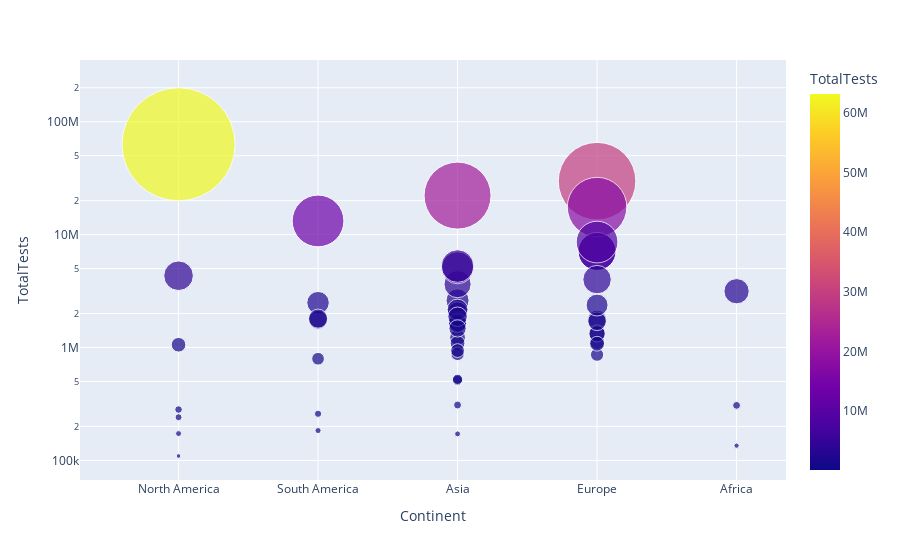

Notebook code cell kept with this figure:
### Code cell
px.scatter(dataset1.head(50), x='Continent',y='TotalTests',
		hover_data=['Country/Region', 'Continent'],
		color='TotalTests', size='TotalTests', size_max=80, log_y=True)

### Figure 1 — Plotly figure (JSON) as saved in the notebook; plotly's stock layout.template omitted (floating-point values rounded to 4 significant figures)
{"data": [{"customdata": [["USA"], ["Brazil"], ["India"], ["Russia"], ["South Africa"], ["Mexico"], ["Peru"], ["Chile"], ["Colombia"], ["Spain"], ["Iran"], ["UK"], ["Saudi Arabia"], ["Pakistan"], ["Bangladesh"], ["Italy"], ["Turkey"], ["Argentina"], ["Germany"], ["France"], ["Iraq"], ["Philippines"], ["Indonesia"], ["Canada"], ["Qatar"], ["Kazakhstan"], ["Egypt"], ["Ecuador"], ["Bolivia"], ["Sweden"], ["Oman"], ["Israel"], ["Ukraine"], ["Dominican Republic"], ["Panama"], ["Belgium"], ["Kuwait"], ["Belarus"], ["UAE"], ["Romania"], ["Netherlands"], ["Singapore"], ["Guatemala"], ["Portugal"], ["Poland"], ["Nigeria"], ["Honduras"], ["Bahrain"], ["Japan"], ["Armenia"]], "hovertemplate": "Continent=%{x}<br>TotalTests=%{marker.color}<br>Country/Region=%{customdata[0]}<extra></extra>", "legendgroup": "", "marker": {"color": [63139605, 13206188, 22149351, 29716907, 3149807, 1056915, 2493429, 1760615, 1801835, 7064329, 2612763, 17515234, 3635705, 2058872, 1225124, 7099713, 5081802, 794544, 8586648, 3992206, 1092741, 1669996, 1633156, 4319172, 511000, 2163713, 135000, 258582, 183583, 863315, 309212, 1872453, 1116641, 281926, 240995, 1767120, 522200, 1344303, 5262658, 1319369, 1079860, 1474372, 172712, 1705474, 2374686, 306894, 109292, 876700, 938739, 171600], "coloraxis": "coloraxis", "size": [63139605, 13206188, 22149351, 29716907, 3149807, 1056915, 2493429, 1760615, 1801835, 7064329, 2612763, 17515234, 3635705, 2058872, 1225124, 7099713, 5081802, 794544, 8586648, 3992206, 1092741, 1669996, 1633156, 4319172, 511000, 2163713, 135000, 258582, 183583, 863315, 309212, 1872453, 1116641, 281926, 240995, 1767120, 522200, 1344303, 5262658, 1319369, 1079860, 1474372, 172712, 1705474, 2374686, 306894, 109292, 876700, 938739, 171600], "sizemode": "area", "sizeref": 9866.0, "symbol": "circle"}, "mode": "markers", "name": "", "orientation": "v", "showlegend": false, "type": "scatter", "x": ["North America", "South America", "Asia", "Europe", "Africa", "North America", "South America", "South America", "South America", "Europe", "Asia", "Europe", "Asia", "Asia", "Asia", "Europe", "Asia", "South America", "Europe", "Europe", "Asia", "Asia", "Asia", "North America", "Asia", "Asia", "Africa", "South America", "South America", "Europe", "Asia", "Asia", "Europe", "North America", "North America", "Europe", "Asia", "Europe", "Asia", "Europe", "Europe", "Asia", "North America", "Europe", "Europe", "Africa", "North America", "Asia", "Asia", "Asia"], "xaxis": "x", "y": [63139605, 13206188, 22149351, 29716907, 3149807, 1056915, 2493429, 1760615, 1801835, 7064329, 2612763, 17515234, 3635705, 2058872, 1225124, 7099713, 5081802, 794544, 8586648, 3992206, 1092741, 1669996, 1633156, 4319172, 511000, 2163713, 135000, 258582, 183583, 863315, 309212, 1872453, 1116641, 281926, 240995, 1767120, 522200, 1344303, 5262658, 1319369, 1079860, 1474372, 172712, 1705474, 2374686, 306894, 109292, 876700, 938739, 171600], "yaxis": "y"}], "layout": {"coloraxis": {"colorbar": {"title": {"text": "TotalTests"}}, "colorscale": [[0, "#0d0887"], [0.1111, "#46039f"], [0.2222, "#7201a8"], [0.3333, "#9c179e"], [0.4444, "#bd3786"], [0.5556, "#d8576b"], [0.6667, "#ed7953"], [0.7778, "#fb9f3a"], [0.8889, "#fdca26"], [1, "#f0f921"]]}, "legend": {"itemsizing": "constant", "tracegroupgap": 0}, "margin": {"t": 60}, "xaxis": {"anchor": "y", "domain": [0, 1], "title": {"text": "Continent"}}, "yaxis": {"anchor": "x", "domain": [0, 1], "title": {"text": "TotalTests"}, "type": "log"}}}
